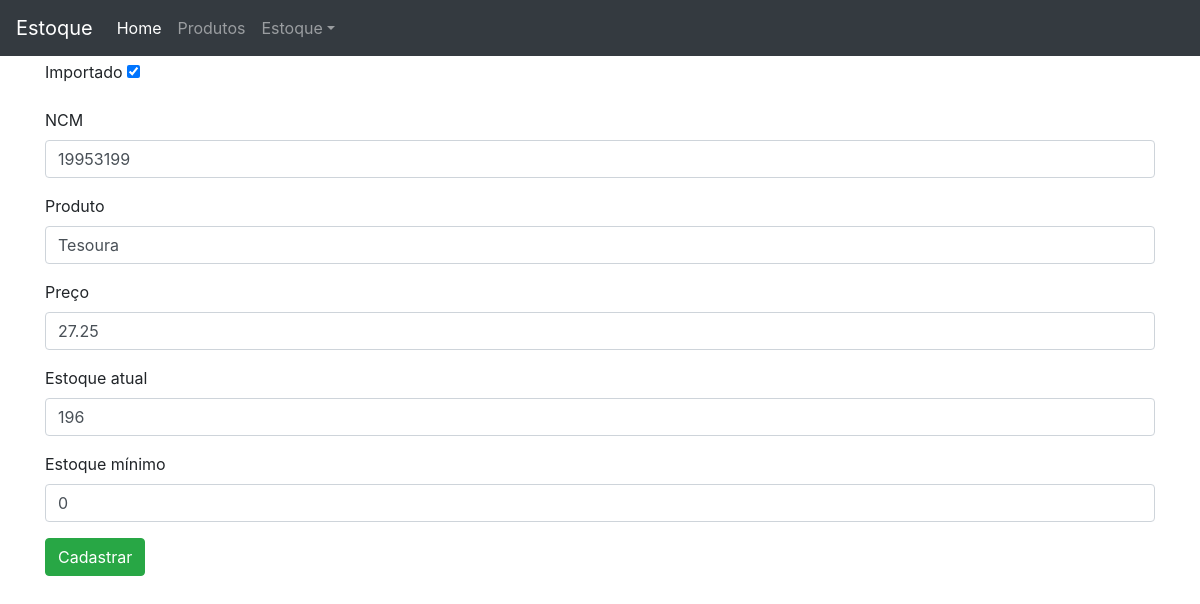
Screenshot of /produto/33/edit with the database file from the repository.
### produto/models.py (models this page shows, shortened)
class Produto(models.Model):
    importado = models.BooleanField(default=False)
    ncm = models.CharField('NCM', max_length=8)
    produto = models.CharField(max_length=100, unique=True)
    preco = models.DecimalField('preço', max_digits=7, decimal_places=2)
    estoque = models.IntegerField('estoque atual')
    estoque_minimo = models.PositiveIntegerField('estoque mínimo', default=0)
    class Meta:
        ordering = ('-produto',)

### produto/views.py (the view)
# urls.py: path('<int:pk>/edit', v.ProdutoUpdate.as_view(), name='url_produto_edit'),
class ProdutoUpdate(UpdateView):
    model = Produto
    template_name = 'produto/produto_form.html'
    form_class = ProdutoForm

### produto/forms.py
class ProdutoForm(forms.ModelForm):
    class Meta:
        model = Produto
        fields = '__all__'

### produto/templates/produto/produto_form.html (shortened to what this page needs)
{% extends 'base.html' %}
{% load widget_tweaks %}
{% block content %}
<form method="POST" novalidate>
    {% for field in form.visible_fields %}
        <div class="form-group{% if field.errors %} has-error {% endif %}">
            <label for="{{ field.id_for_label }}">
                {% if field.fielf.required %}
                    <span class="required">{{ field.label }}</span>
                {% else %}
                    {{ field.label }}
                {% endif %}
            </label>
            {% render_field field class="form-control" %}
        </div>
    {% endfor %}
    <button type="submit" class="btn btn-success">Cadastrar</button>
</form>
{% endblock content %}

### core/templates/base.html (style rules this page uses)
body { margin-top: 60px; }

### rows the page displays
Produto: importado "☑" "19953199" "Tesoura" "27.25" "196" "0"

### other values shown
{{ field.label }} "Importado" "NCM" "Produto" "Preço" "Estoque atual" "Estoque mínimo"
